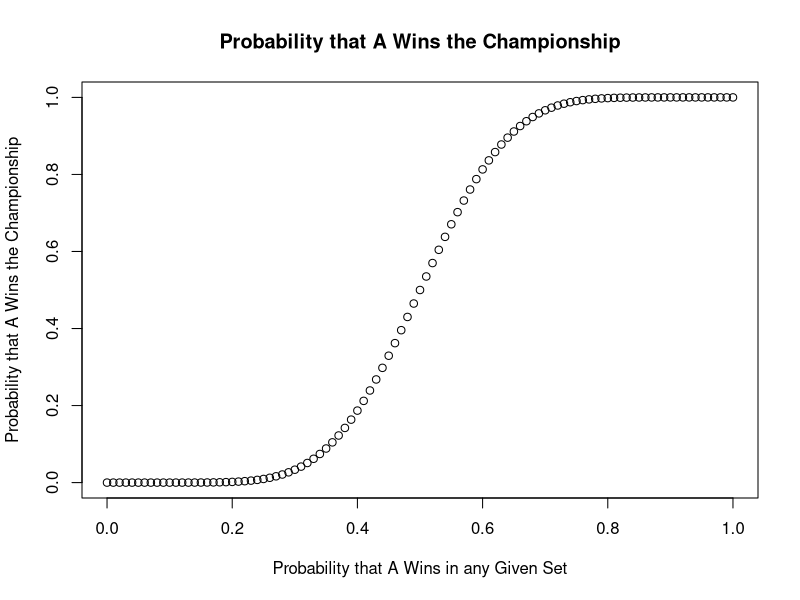

The R source for this figure:
## ---- chunk 1
y <- 0.6^3 * 0.4^0 * 1 + 
     0.6^3 * 0.4^1 * 3 + 
     0.6^3 * 0.4^2 * 6
print(y)
## ---- chunk 2
y <- 0.4^3 * 0.6^0 * 1 + 
     0.4^3 * 0.6^1 * 3 + 
     0.4^3 * 0.6^2 * 6
print(y)
## ---- chunk 3
y <- 0.68256^3 * 1 + 
     0.68256^3 * 0.31744^1 * 3 + 
     0.68256^3 * 0.31744^2 * 6
print(y)
## ---- chunk 4
a <- function(x){
  return(x^3 * (1-x)^0 * 1 + x^3 * (1-x)^1 * 3+ x^3 * (1-x)^2 * 6)
}
## ---- chunk 5
b <- function(x){
  return((1-x)^3 * x^0 * 1+ (1-x)^3 * x^1 * 3+ (1-x)^3 * x^2 * 6)
}
## ---- chunk 6
a <- function(x){
  return(x^3 * (1-x)^0 * 1 + x^3 * (1-x)^1 * 3+ x^3 * (1-x)^2 * 6)
}

b <- function(x){
  return((1-x)^3 * x^0 * 1+ (1-x)^3 * x^1 * 3+ (1-x)^3 * x^2 * 6)
}

y <- function(x){
  return(a(x)^3 * b(x)^0 * 1 + a(x)^3 * b(x)^1 * 3 + a(x)^3 * b(x)^2 * 6)
}

x_values <- seq(0,1, by=0.01)
y_values <- sapply(x_values,y)

plot(x_values,y_values,main="Probability that A Wins the Championship",xlab="Probability that A Wins in any Given Set",ylab="Probability that A Wins the Championship")
## ---- chunk 7
a <- function(x){
  return(x^3 * (1-x)^0 * 1 + x^3 * (1-x)^1 * 3+ x^3 * (1-x)^2 * 6)
}

b <- function(x){
  return((1-x)^3 * x^0 * 1+ (1-x)^3 * x^1 * 3+ (1-x)^3 * x^2 * 6)
}

y <- function(x){
  return(a(x)^3 * b(x)^0 * 1 + a(x)^3 * b(x)^1 * 3 + a(x)^3 * b(x)^2 * 6)
}

y(0.45)
## ---- chunk 8
a <- function(x){
  return(x^3 * (1-x)^0 * 1 + x^3 * (1-x)^1 * 3+ x^3 * (1-x)^2 * 6)
}

b <- function(x){
  return((1-x)^3 * x^0 * 1+ (1-x)^3 * x^1 * 3+ (1-x)^3 * x^2 * 6)
}

y <- function(x){
  return(a(x)^3 * b(x)^0 * 1 + a(x)^3 * b(x)^1 * 3 + a(x)^3 * b(x)^2 * 6)
}

y(0.35)
## ---- chunk 9
0.5 * 0.3293834 + 0.5 * 0.08849626
## ---- chunk 10
0.3293834 * 0.5/ 0.2089398
## ---- chunk 11
c <- function(k) {
  sum_term <- 0
  
  for (i in 0:k) {
    sum_term <- sum_term + choose(k + i, k) * 0.55^(k+1) * 0.45^i
  }
  
  return(sum_term)
}
c(2) #test 

## ---- chunk 12
d <- function(k) {
  sum_term <- 0
  
  for (i in 0:k) {
    sum_term <- sum_term + choose(k + i, k) * 0.45^(k+1) * 0.55^i
  }
  
  return(sum_term)
}
d(2) #test 
## ---- chunk 13
c <- function(k) {
  sum_term <- 0
  
  for (i in 0:k) {
    sum_term <- sum_term + choose(k + i, k) * 0.55^(k+1) * 0.45^i
  }
  
  return(sum_term)
}

d <- function(k) {
  sum_term <- 0
  
  for (i in 0:k) {
    sum_term <- sum_term + choose(k + i, k) * 0.45^(k+1) * 0.55^i
  }
  
  return(sum_term)
}

e <- function(k) {
  sum_term <- 0
  
  for (i in 0:k) {
    sum_term <- sum_term + choose(k + i, k) * c(k)^(k+1) * d(k)^i
  }
  
  return(sum_term)
}
e(5) #test 
## ---- chunk 14
c <- function(k) {
  sum_term <- 0
  
  for (i in 0:k) {
    sum_term <- sum_term + choose(k + i, k) * 0.55^(k+1) * 0.45^i
  }
  
  return(sum_term)
}

d <- function(k) {
  sum_term <- 0
  
  for (i in 0:k) {
    sum_term <- sum_term + choose(k + i, k) * 0.45^(k+1) * 0.55^i
  }
  
  return(sum_term)
}

e <- function(k) {
  sum_term <- 0
  
  for (i in 0:k) {
    sum_term <- sum_term + choose(k + i, k) * c(k)^(k+1) * d(k)^i
  }
  
  return(sum_term)
}

k <- 1
while (e(k) < 0.85) {
  k <- k + 1
}

print(k)
## ---- chunk 15
a <- function(x){
  return(x^3 * (1-x)^0 * 1 + x^3 * (1-x)^1 * 3+ x^3 * (1-x)^2 * 6)
}

a(0.55)
## ---- chunk 16
b <- function(x){
  return((1-x)^3 * x^0 * 1+ (1-x)^3 * x^1 * 3+ (1-x)^3 * x^2 * 6)
}

b(0.55)
## ---- chunk 17
g <- function(k) {
  sum <- 0
  for (i in 0:k) {
    sum <- sum + choose(k + i, k) * 0.5931269^(k+1) * 0.4068731^i
  }
  return(sum)
}

k <- 1
while (g(k) < 0.85) {
  k <- k + 1
}

print(k)
